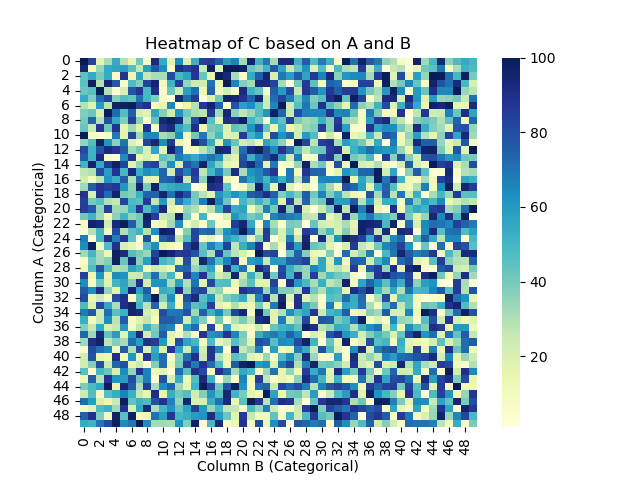

The script that drew this image:
import pandas as pd
import seaborn as sns
import matplotlib.pyplot as plt

# Load data from CSV file
data = pd.read_csv("heatmapDataOrig.csv")

# Create a pivot table with A as index, B as columns and C as values
pivot_data = data.pivot_table(values="C", index="A", columns="B")

# Generate the heatmap using Seaborn
sns.heatmap(pivot_data, cmap="YlGnBu")
plt.xlabel("Column B (Categorical)")
plt.ylabel("Column A (Categorical)")
plt.title("Heatmap of C based on A and B")

# Show the plot
plt.show()
